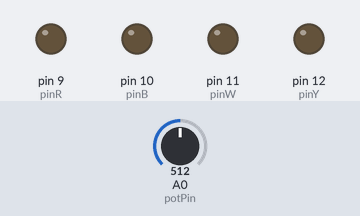
The sketch below on a simulated Arduino Uno, built with avr-gcc and run on an emulated ATmega328P. On the bench: output pins drawn as LEDs (lit = HIGH). Dashed ring = blinking. Inputs (shaded band) come from the test bench; at power-on: A0 (potPin) = 512.

Above: at 1.9 s.
2.0 s: A0 (potPin) set to 487
At 2.6 s:
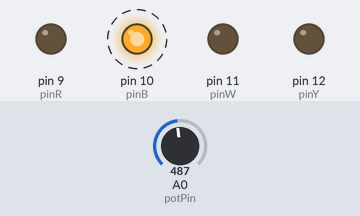
6.2 s: A0 (potPin) set to 457
At 6.8 s:
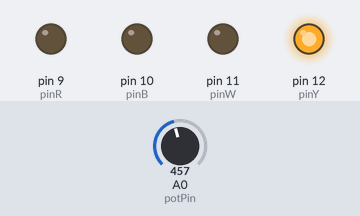
9.7 s: A0 (potPin) set to 306
At 11.36 s:
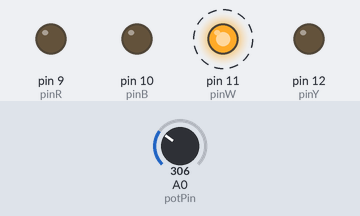
13.2 s: A0 (potPin) set to 122
Timing chart, 0 to 17.7 s (numbered marks = the images above; inputs shaded):
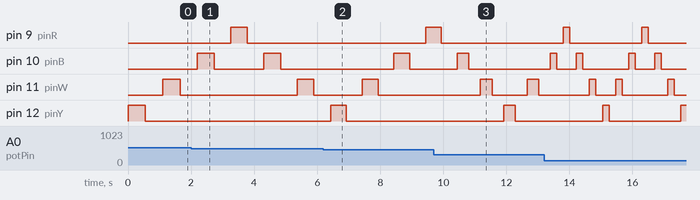

Measured:
- the behaviour switches between 470 and 469 on A0 (potPin) (found by bisection; images 1 and 2)
- by itself, pin 9 (pinR): alternates HIGH for 0.21 s and LOW for 2.3 s

The sketch:

practica1.7.ino
```cpp
const int  pinY = 12;
const int  pinW = 11;
const int  pinB = 10;
const int  pinR = 9;
const int  potPin = A0;

int potVal = 0;
int delTime = 250;

void setup() {
 pinMode(pinY, OUTPUT);
 pinMode(pinW, OUTPUT);
 pinMode(pinB, OUTPUT);
 pinMode(pinR, OUTPUT);

 Serial.begin(9600);

}
void cambiarDelay(){
  delTime = map(analogRead(potPin), 0, 1023, 100, 1000);
  }

void loop() {
  for(int i = 12; i >= 9; i--){
    cambiarDelay();
    digitalWrite(i, HIGH);
    delay(delTime);
    digitalWrite(i, LOW);
    delay(delTime);
    }
    for(int i = 10; i <= 11; i++){
    cambiarDelay();
    digitalWrite(i, HIGH);
    delay(delTime);
    digitalWrite(i, LOW);
    delay(delTime);
    }

}
```
